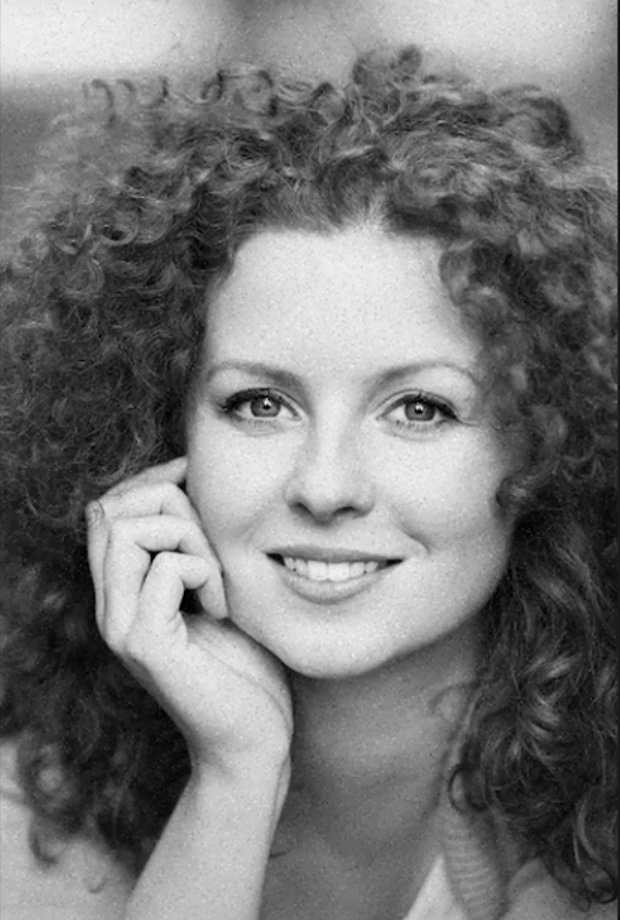
#> input picture Assignment1/img2gray.jpg, 620 x 920 px
$ jupyter execute 'Assignment1(21l-5208(CV)).ipynb'
#> lines starting #> are read from the running program, lines starting #| are printed output that depends on the picture
[cell 1]
import matplotlib.pyplot as plt
import numpy as np

[cell 2]
def load_image(file_path):
#> called with file_path = 'img2gray.jpg'
    image = plt.imread(file_path)
#> image is the input picture: shape (920, 620, 3); min 0, max 245, mean 118.9
    if image.shape[-1] == 4:  # PNG with transparency
        image = image[:, :, :3]
    if image.dtype == np.uint8:
        image = image.astype(np.float32) / 255.0  # Normalize to [0,1]
    # Convert RGB to Grayscale if necessary
    if len(image.shape) == 3 and image.shape[2] == 3:
        image = np.mean(image, axis=2)
#> image: shape (920, 620) float32
    return image

[cell 3]
# Brightness adjustment function
def adjust_brightness(image, value):
#> called with value = 50
    value_normalized = value / 255.0  # Convert to [0,1] scale
    brightened_image = np.clip(image + value_normalized, 0, 1)  # Ensure valid range
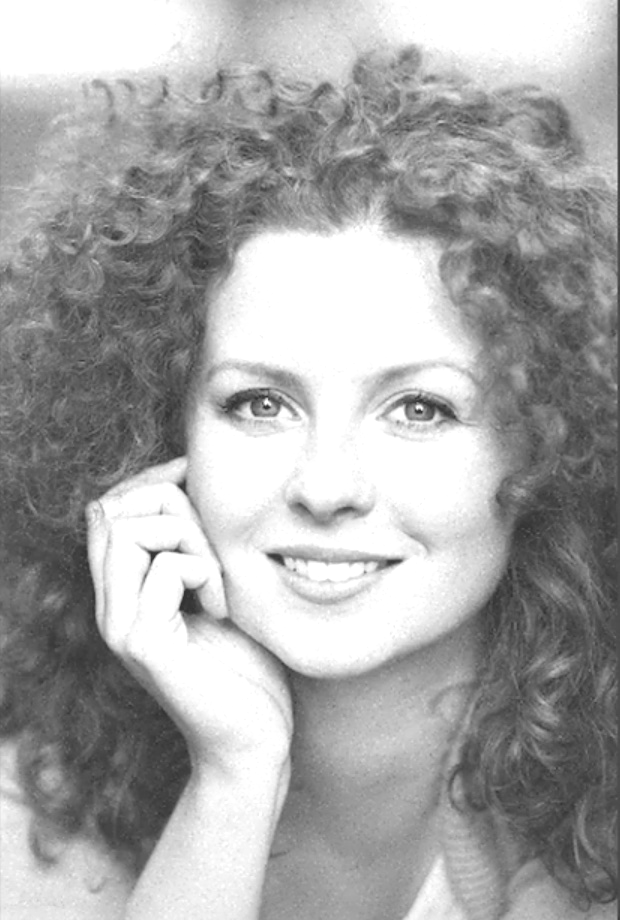
#> brightened_image: shape (920, 620) float32; min 0.196, max 1, mean 0.653
    return brightened_image

[cell 4]
# Contrast enhancement function
def enhance_contrast(image):
    min_val = np.min(image)
#> min_val = 0.196
    max_val = np.max(image)
#> max_val = 1
    if max_val == min_val:  # Avoid division by zero
        return image
    contrast_image = (image - min_val) / (max_val - min_val)  # Normalize
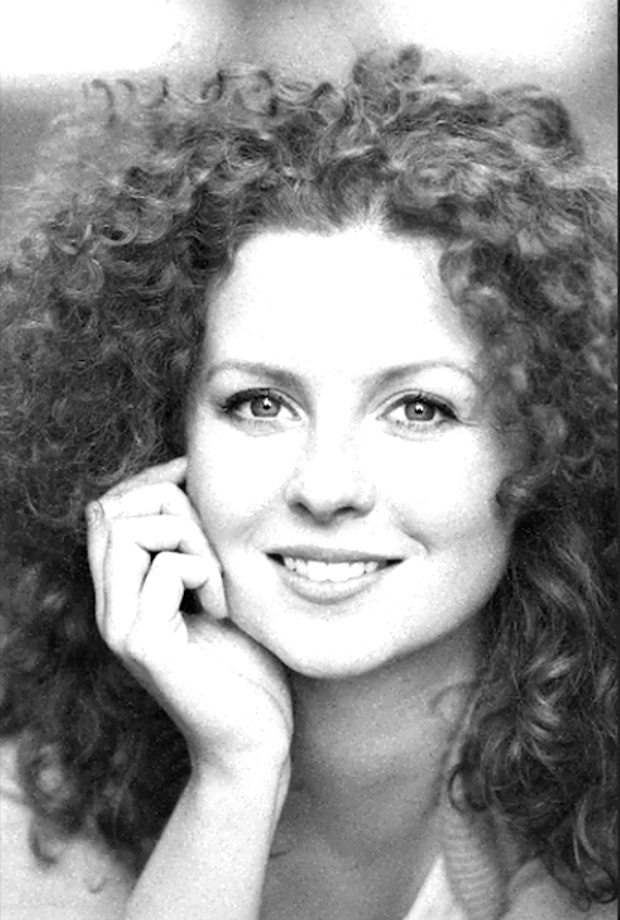
#> contrast_image: shape (920, 620) float32; min 0, max 1, mean 0.568
    return contrast_image

[cell 5]
# Image smoothing using a mean filter (3x3 kernel)
def smooth_image(image):
    kernel = np.ones((3, 3)) / 9  # Mean filter kernel (3x3)
    padded_image = np.pad(image, pad_width=1, mode='edge')  # Pad edges
    smoothed_image = np.zeros_like(image)

    # Apply filter
    for i in range(image.shape[0]):
        for j in range(image.shape[1]):
            smoothed_image[i, j] = np.sum(padded_image[i:i+3, j:j+3] * kernel)

    return smoothed_image

[cell 6]
# Histogram Equalization
def histogram_equalization(image):
    # Convert image to 8-bit (0-255) for histogram calculation
    img_8bit = (image * 255).astype(np.uint8)
    # Compute histogram
    hist, bins = np.histogram(img_8bit.flatten(), bins=256, range=[0,256])
#> hist = 256 values, max 78566 at index 255, min 4 at index 0, mean 2228.1; bins = 257 values from 0 to 256
    # Compute CDF (Cumulative Distribution Function)
    cdf = hist.cumsum()
#> cdf = 256 values from 4 to 570400
    cdf_normalized = cdf / cdf[-1]  # Normalize to [0,1]
#> cdf_normalized = 256 values from 7.01e-06 to 1
    # Map original pixel values to equalized values
    equalized_image = np.interp(img_8bit.flatten(), bins[:-1], cdf_normalized)  # Apply CDF mapping
    equalized_image = equalized_image.reshape(image.shape)  # Reshape back to original image shape
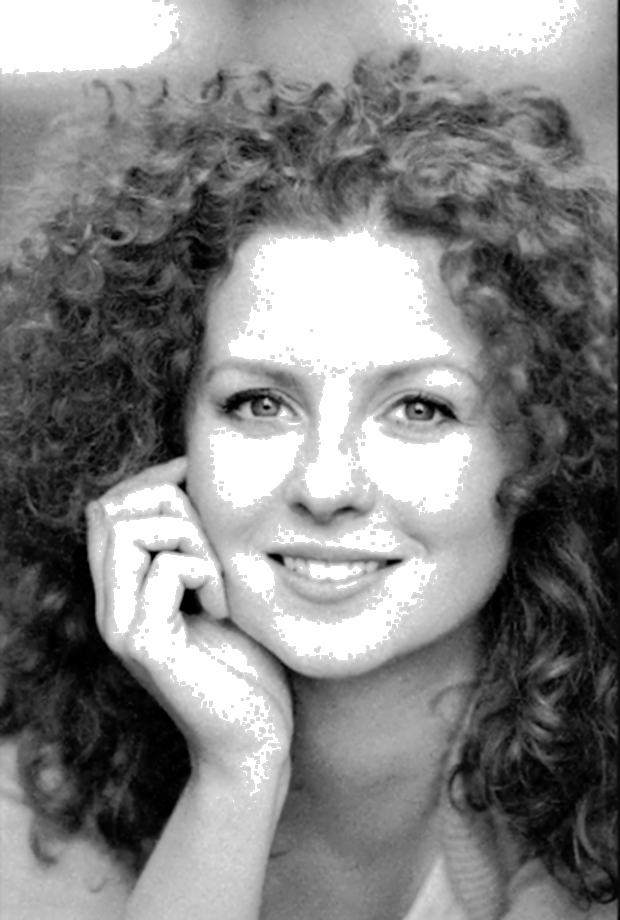
#> equalized_image: shape (920, 620) float64; min 7.01e-06, max 1, mean 0.511
    return equalized_image

[cell 7]
image=load_image("img2gray.jpg")
brightened_image = adjust_brightness(image, 50)  # Increase brightness by 50
contrast_image = enhance_contrast(brightened_image)
smoothed_image = smooth_image(contrast_image)  # Apply smoothing
equalized_image = histogram_equalization(smoothed_image)  # Apply histogram equalization

[cell 8]
plt.imsave('improved_image.jpg', (equalized_image * 255).astype(np.uint8), cmap='gray')
plt.figure(figsize=(20, 5))
plt.subplot(1, 4, 1)
plt.imshow(image, cmap='gray')  # Use grayscale colormap
plt.title("Original Image")
plt.axis('off')
plt.subplot(1, 4, 2)
plt.imshow(contrast_image, cmap='gray')  # Show contrast-enhanced image
plt.title("Contrast Enhanced")
plt.axis('off')
plt.subplot(1, 4, 3)
plt.imshow(smoothed_image, cmap='gray')  # Show smoothed image
plt.title("Smoothed Image")
plt.axis('off')

plt.subplot(1, 4, 4)
plt.imshow(equalized_image, cmap='gray')  # Show histogram equalized image
plt.title("Histogram Equalized")
plt.axis('off')

plt.show()
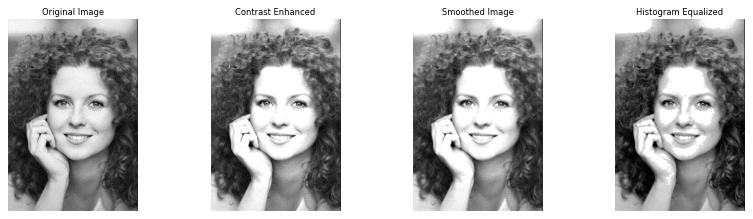
#> figure drawn by matplotlib, 4 panels
